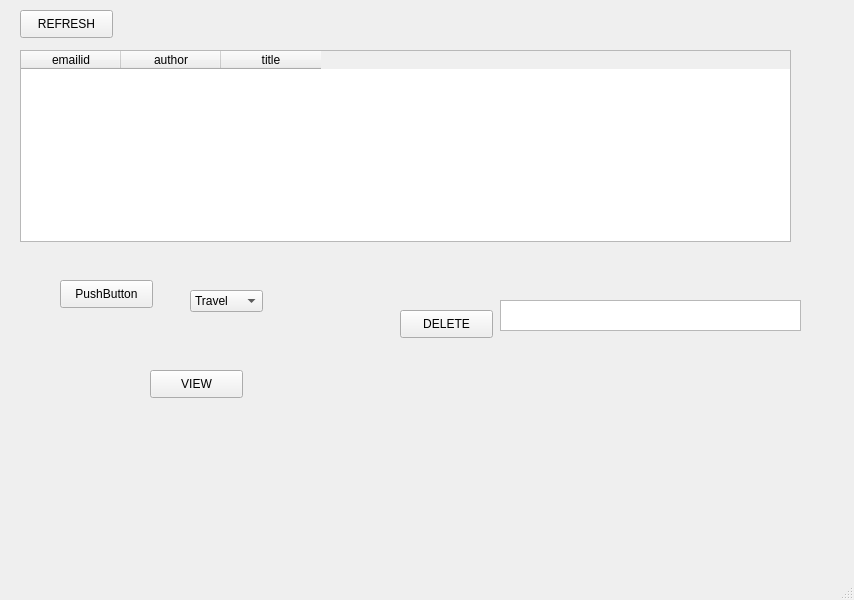
<?xml version="1.0" encoding="UTF-8"?>
<ui version="4.0">
 <class>MainWindow</class>
 <widget class="QMainWindow" name="MainWindow">
  <property name="geometry">
   <rect>
    <x>0</x>
    <y>0</y>
    <width>854</width>
    <height>600</height>
   </rect>
  </property>
  <property name="windowTitle">
   <string>MainWindow</string>
  </property>
  <widget class="QWidget" name="centralwidget">
   <widget class="QTableWidget" name="tableWidget">
    <property name="geometry">
     <rect>
      <x>20</x>
      <y>50</y>
      <width>771</width>
      <height>192</height>
     </rect>
    </property>
    <column>
     <property name="text">
      <string>emailid</string>
     </property>
    </column>
    <column>
     <property name="text">
      <string>author</string>
     </property>
    </column>
    <column>
     <property name="text">
      <string>title</string>
     </property>
    </column>
   </widget>
   <widget class="QPushButton" name="pushButton">
    <property name="geometry">
     <rect>
      <x>60</x>
      <y>280</y>
      <width>93</width>
      <height>28</height>
     </rect>
    </property>
    <property name="text">
     <string>PushButton</string>
    </property>
   </widget>
   <widget class="QComboBox" name="comboBox">
    <property name="geometry">
     <rect>
      <x>190</x>
      <y>290</y>
      <width>73</width>
      <height>22</height>
     </rect>
    </property>
    <item>
     <property name="text">
      <string>Travel</string>
     </property>
    </item>
   </widget>
   <widget class="QPushButton" name="pushButton_2">
    <property name="geometry">
     <rect>
      <x>400</x>
      <y>310</y>
      <width>93</width>
      <height>28</height>
     </rect>
    </property>
    <property name="text">
     <string>DELETE</string>
    </property>
   </widget>
   <widget class="QPushButton" name="pushButton_3">
    <property name="geometry">
     <rect>
      <x>20</x>
      <y>10</y>
      <width>93</width>
      <height>28</height>
     </rect>
    </property>
    <property name="text">
     <string>REFRESH</string>
    </property>
   </widget>
   <widget class="QPushButton" name="pushButton_4">
    <property name="geometry">
     <rect>
      <x>150</x>
      <y>370</y>
      <width>93</width>
      <height>28</height>
     </rect>
    </property>
    <property name="text">
     <string>VIEW</string>
    </property>
   </widget>
   <widget class="QPlainTextEdit" name="plainTextEdit">
    <property name="geometry">
     <rect>
      <x>500</x>
      <y>300</y>
      <width>301</width>
      <height>31</height>
     </rect>
    </property>
   </widget>
  </widget>
  <widget class="QStatusBar" name="statusbar"/>
 </widget>
 <resources/>
 <connections/>
</ui>
